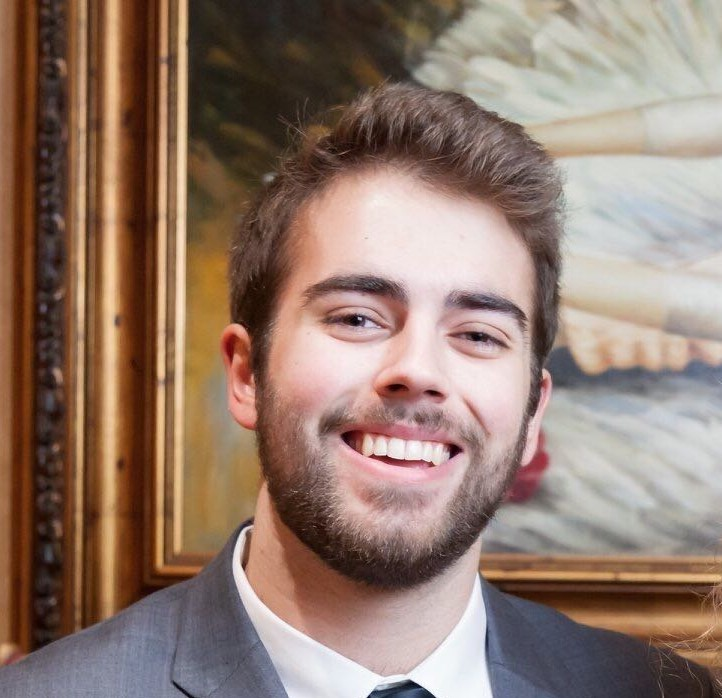
#> input picture Headshot.jpg, 722 x 698 px
$ python 'Retro Colour Scheme - RGB.py'
#> lines starting #> are read from the running program, lines starting #| are printed output that depends on the picture; after the words box and inside, x2 and y2 are one past the last pixel; in counts of white or black regions, pixels touching at a corner belong together
import numpy as np
import cv2 as cv


'''
This file takes an input image and reproduces it using a predefined set of colours.

Pixels are evaluated based on their Hue (colour) and Value (darkness). Pixels are
grouped together when they fall between an upper limit and lower limit for their Value
and a preset upper and lower limit for their Hue. These grouped pixels are used to
create a mask (sub-image) in the new, desired colour. The masks are then combined
to produce a new image made of the defined colours.

For generally good results, set the sliders to the following values:
242, 218, 185, 152, 116, 85, 48
'''

def nothing(x):
    print(x)


#########################################
####  Change to name of your image  #####
#########################################
image_name = 'Headshot.jpg'

cv.namedWindow('image')
img = cv.imread(image_name)
#> img is the input picture: shape (698, 722, 3); mean B, G, R 109.9, 122.5, 146.3
width, height, _ = img.shape
print(width, height)
#| 698 722

# Absolute minimum and maximum threshold values
LOW = 0
HIGH = 255

### Define the desired output colours using BGR representation

# Reds
pink = (223, 223, 255)
pink2 = (185, 185, 255)
coral = (150, 150, 255)
coral2 = (115, 115, 255)
red = (85, 85, 255)
red2 = (40, 40, 234)
maroon = (12, 12, 181)

# Oranges
cream = (205, 249, 255)
cream2 = (167, 245, 255)
tan = (133, 241, 255)
tan2 = (63, 233, 255)
brown = (8, 226, 255)
brown2 = (0, 207, 235)
brown3 = (0, 188, 213)

# Greens
mint = (206, 255, 206)
lime = (150, 255, 150)
lime2 = (100, 240, 100)
green = (45, 225, 45)
green2 = (0, 198, 0)
forest = (57, 161, 0)
forest2 = (59, 120, 0)

# Blues
baby = (255, 246, 210)
baby2 = (253, 227, 176)
light = (253, 198, 134)
blue = (253, 157, 94)
blue2 = (255, 134, 51)
navy = (255, 91, 0)
navy2 = (238, 0, 0)

# Windows and Sliders ========================

cv.namedWindow('Tracking')
cv.createTrackbar('Thresh 1','Tracking',0,255, nothing)
cv.createTrackbar('Thresh 2','Tracking',0,255, nothing)
cv.createTrackbar('Thresh 3','Tracking',0,255, nothing)
cv.createTrackbar('Thresh 4','Tracking',0,255, nothing)
cv.createTrackbar('Thresh 5','Tracking',0,255, nothing)
cv.createTrackbar('Thresh 6','Tracking',0,255, nothing)
cv.createTrackbar('Thresh 7','Tracking',0,255, nothing)

###  Create a rectangle the size of the image. Grouped pixels
###  will be "ANDed" with these rectangles to produce a new
###  image in the shape of the mask with the colour of the
###  rectangle

# REDS ///////////////////////////////////////
# pink
r1 = np.zeros([width,height,3], np.uint8)
r1 = cv.rectangle(r1, (0,0), (height, width), pink, -1)
# pink2
r2 = np.zeros([width,height,3], np.uint8)
r2 = cv.rectangle(r2, (0,0), (height, width), pink2, -1)
# coral
r3 = np.zeros([width,height,3], np.uint8)
r3 = cv.rectangle(r3, (0,0), (height, width), coral, -1)
# coral2
r4 = np.zeros([width,height,3], np.uint8)
r4 = cv.rectangle(r4, (0,0), (height, width), coral2, -1)
# red
r5 = np.zeros([width,height,3], np.uint8)
r5 = cv.rectangle(r5, (0,0), (height, width), red, -1)
# red2
r6 = np.zeros([width,height,3], np.uint8)
r6 = cv.rectangle(r6, (0,0), (height, width), red2, -1)
# maroon
r7 = np.zeros([width,height,3], np.uint8)
r7 = cv.rectangle(r7, (0,0), (height, width), maroon, -1)

# ORANGES ///////////////////////////////////////
# cream
o1 = np.zeros([width,height,3], np.uint8)
o1 = cv.rectangle(o1, (0,0), (height, width), cream, -1)
# pink2
o2 = np.zeros([width,height,3], np.uint8)
o2 = cv.rectangle(o2, (0,0), (height, width), cream2, -1)
# coral
o3 = np.zeros([width,height,3], np.uint8)
o3 = cv.rectangle(o3, (0,0), (height, width), tan, -1)
# coral2
o4 = np.zeros([width,height,3], np.uint8)
o4 = cv.rectangle(o4, (0,0), (height, width), tan2, -1)
# red
o5 = np.zeros([width,height,3], np.uint8)
o5 = cv.rectangle(o5, (0,0), (height, width), brown, -1)
# red2
o6 = np.zeros([width,height,3], np.uint8)
o6 = cv.rectangle(o6, (0,0), (height, width), brown2, -1)
# maroon
o7 = np.zeros([width,height,3], np.uint8)
o7 = cv.rectangle(o7, (0,0), (height, width), brown3, -1)

# GREENS ///////////////////////////////////////
# mint
g1 = np.zeros([width,height,3], np.uint8)
g1 = cv.rectangle(g1, (0,0), (height, width), mint, -1)
# lime
g2 = np.zeros([width,height,3], np.uint8)
g2 = cv.rectangle(g2, (0,0), (height, width), lime, -1)
# lime2
g3 = np.zeros([width,height,3], np.uint8)
g3 = cv.rectangle(g3, (0,0), (height, width), lime2, -1)
# green
g4 = np.zeros([width,height,3], np.uint8)
g4 = cv.rectangle(g4, (0,0), (height, width), green, -1)
# green2
g5 = np.zeros([width,height,3], np.uint8)
g5 = cv.rectangle(g5, (0,0), (height, width), green2, -1)
# forest
g6 = np.zeros([width,height,3], np.uint8)
g6 = cv.rectangle(g6, (0,0), (height, width), forest, -1)
# forest2
g7 = np.zeros([width,height,3], np.uint8)
g7 = cv.rectangle(g7, (0,0), (height, width), forest2, -1)

# BLUES ///////////////////////////////////////
# baby
b1 = np.zeros([width,height,3], np.uint8)
b1 = cv.rectangle(b1, (0,0), (height, width), baby, -1)
# baby2
b2 = np.zeros([width,height,3], np.uint8)
b2 = cv.rectangle(b2, (0,0), (height, width), baby2, -1)
# light
b3 = np.zeros([width,height,3], np.uint8)
b3 = cv.rectangle(b3, (0,0), (height, width), light, -1)
# blue
b4 = np.zeros([width,height,3], np.uint8)
b4 = cv.rectangle(b4, (0,0), (height, width), blue, -1)
# blue2
b5 = np.zeros([width,height,3], np.uint8)
b5 = cv.rectangle(b5, (0,0), (height, width), blue2, -1)
# navy
b6 = np.zeros([width,height,3], np.uint8)
b6 = cv.rectangle(b6, (0,0), (height, width), navy, -1)
# navy2
b7 = np.zeros([width,height,3], np.uint8)
b7 = cv.rectangle(b7, (0,0), (height, width), navy2, -1)

while(1):
    img = cv.imread(image_name)

    # Read threshold values from the user
    LV1 = cv.getTrackbarPos('Thresh 1','Tracking')
    LV2 = cv.getTrackbarPos('Thresh 2','Tracking')
    LV3 = cv.getTrackbarPos('Thresh 3','Tracking')
    LV4 = cv.getTrackbarPos('Thresh 4','Tracking')
    LV5 = cv.getTrackbarPos('Thresh 5','Tracking')
    LV6 = cv.getTrackbarPos('Thresh 6','Tracking')
    LV7 = cv.getTrackbarPos('Thresh 7','Tracking')

    # Create threshold and mask
    hsv = cv.cvtColor(img, cv.COLOR_BGR2HSV)
#> hsv: shape (698, 722, 3); mean H, S, V 38, 85.3, 148.2

    ### Group the pixels based on their Hues and Values

    # HUES - R0:14, O15-30 G31:90,  B91:150, R151:179
    # Red LOW H
    rLow1 = np.array([0, LOW, LV1+1])
    rUp1 = np.array([14, HIGH, HIGH])
    rLow2 = np.array([0, LOW, LV2+1])
    rUp2 = np.array([14, HIGH, LV1])
    rLow3 = np.array([0, LOW, LV3+1])
    rUp3 = np.array([14, HIGH, LV2])
    rLow4 = np.array([0, LOW, LV4+1])
    rUp4 = np.array([14, HIGH, LV3])
    rLow5 = np.array([0, LOW, LV5+1])
    rUp5 = np.array([14, HIGH, LV4])
    rLow6 = np.array([0, LOW, LV6+1])
    rUp6 = np.array([14, HIGH, LV5])
    rLow7 = np.array([0, LOW, LV7+1])
    rUp7 = np.array([14, HIGH, LV6])

    # Red HIGH H
    r2Low1 = np.array([151, LOW, LV1+1])
    r2Up1 = np.array([179, HIGH, HIGH])
    r2Low2 = np.array([151, LOW, LV2+1])
    r2Up2 = np.array([179, HIGH, LV1])
    r2Low3 = np.array([151, LOW, LV3+1])
    r2Up3 = np.array([179, HIGH, LV2])
    r2Low4 = np.array([151, LOW, LV4+1])
    r2Up4 = np.array([179, HIGH, LV3])
    r2Low5 = np.array([151, LOW, LV5+1])
    r2Up5 = np.array([179, HIGH, LV4])
    r2Low6 = np.array([151, LOW, LV6+1])
    r2Up6 = np.array([179, HIGH, LV5])
    r2Low7 = np.array([151, LOW, LV7+1])
    r2Up7 = np.array([179, HIGH, LV6])

    # Orange
    oLow1 = np.array([15, LOW, LV1+1])
    oUp1 = np.array([30, HIGH, HIGH])
    oLow2 = np.array([15, LOW, LV2+1])
    oUp2 = np.array([30, HIGH, LV1])
    oLow3 = np.array([15, LOW, LV3+1])
    oUp3 = np.array([30, HIGH, LV2])
    oLow4 = np.array([15, LOW, LV4+1])
    oUp4 = np.array([30, HIGH, LV3])
    oLow5 = np.array([15, LOW, LV5+1])
    oUp5 = np.array([30, HIGH, LV4])
    oLow6 = np.array([15, LOW, LV6+1])
    oUp6 = np.array([30, HIGH, LV5])
    oLow7 = np.array([15, LOW, LV7+1])
    oUp7 = np.array([30, HIGH, LV6])

    # Green
    gLow1 = np.array([31, LOW, LV1+1])
    gUp1 = np.array([90, HIGH, HIGH])
    gLow2 = np.array([31, LOW, LV2+1])
    gUp2 = np.array([90, HIGH, LV1])
    gLow3 = np.array([31, LOW, LV3+1])
    gUp3 = np.array([90, HIGH, LV2])
    gLow4 = np.array([31, LOW, LV4+1])
    gUp4 = np.array([90, HIGH, LV3])
    gLow5 = np.array([31, LOW, LV5+1])
    gUp5 = np.array([90, HIGH, LV4])
    gLow6 = np.array([31, LOW, LV6+1])
    gUp6 = np.array([90, HIGH, LV5])
    gLow7 = np.array([31, LOW, LV7+1])
    gUp7 = np.array([90, HIGH, LV6])

    # Blue
    bLow1 = np.array([91, LOW, LV1+1])
    bUp1 = np.array([150, HIGH, HIGH])
    bLow2 = np.array([91, LOW, LV2+1])
    bUp2 = np.array([150, HIGH, LV1])
    bLow3 = np.array([91, LOW, LV3+1])
    bUp3 = np.array([150, HIGH, LV2])
    bLow4 = np.array([91, LOW, LV4+1])
    bUp4 = np.array([150, HIGH, LV3])
    bLow5 = np.array([91, LOW, LV5+1])
    bUp5 = np.array([150, HIGH, LV4])
    bLow6 = np.array([91, LOW, LV6+1])
    bUp6 = np.array([150, HIGH, LV5])
    bLow7 = np.array([91, LOW, LV7+1])
    bUp7 = np.array([150, HIGH, LV6])

    # Create the masks for each Value
    # 1 Values
    rmask = cv.inRange(hsv, rLow1, rUp1)
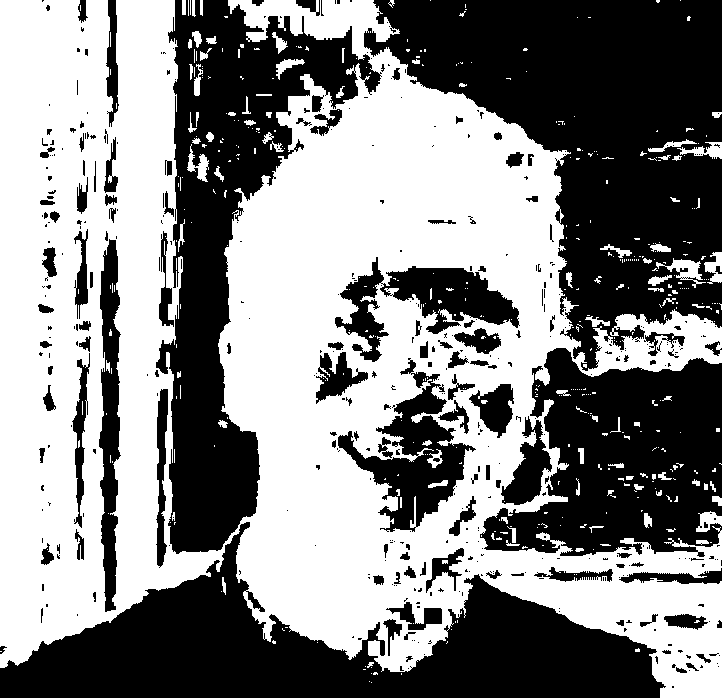
#> rmask: shape (698, 722); 52.8% white; 444 black regions (324 under 20 px), largest, box (x1, y1, x2, y2) and area: (364, 0, 722, 371) 68736, (0, 522, 666, 698) 49829, (156, 0, 382, 554) 44197
    r2mask = cv.inRange(hsv, r2Low1, r2Up1)
#> r2mask: shape (698, 722); 6.8% white; 342 white regions (241 under 20 px), largest, box (x1, y1, x2, y2) and area: (338, 358, 476, 532) 7925, (335, 257, 520, 362) 6912, (501, 416, 552, 505) 2041
    redmask = cv.addWeighted(rmask,1,r2mask,1,0)
#> redmask: shape (698, 722); 59.6% white; 289 black regions (219 under 20 px), largest, box (x1, y1, x2, y2) and area: (364, 0, 722, 371) 68304, (156, 0, 382, 554) 44197, (0, 547, 652, 698) 43865
    red1_mask = cv.bitwise_and(r1,r1,mask = redmask)
    omask = cv.inRange(hsv, oLow1, oUp1)
#> omask: shape (698, 722); 21.3% white; 337 white regions (258 under 20 px), largest, box (x1, y1, x2, y2) and area: (156, 0, 382, 554) 44131, (364, 0, 722, 207) 25549, (496, 400, 722, 557) 9593
    orange1_mask = cv.bitwise_and(o1,o1,mask = omask)
    bmask = cv.inRange(hsv, bLow1, bUp1)
#> bmask: shape (698, 722); 12.3% white; 65 white regions (40 under 20 px), largest, box (x1, y1, x2, y2) and area: (0, 547, 652, 698) 43690, (548, 348, 722, 433) 8638, (582, 184, 722, 264) 6532
    blue1_mask = cv.bitwise_and(b1,b1,mask = bmask)
    gmask = cv.inRange(hsv, gLow1, gUp1)
#> gmask: shape (698, 722); 6.7% white; 140 white regions (88 under 20 px), largest, box (x1, y1, x2, y2) and area: (464, 0, 722, 137) 13155, (559, 158, 722, 253) 7040, (620, 414, 722, 481) 2343
    green1_mask = cv.bitwise_and(g1,g1,mask = gmask)

    # 2 Values
    rmask = cv.inRange(hsv, rLow2, rUp2)
#> rmask: shape (698, 722); every value is 0
    r2mask = cv.inRange(hsv, r2Low2, r2Up2)
    redmask = cv.addWeighted(rmask,1,r2mask,1,0)
    red2_mask = cv.bitwise_and(r2,r2,mask = redmask)
#> red2_mask: shape (698, 722, 3); every value is 0
    omask = cv.inRange(hsv, oLow2, oUp2)
    orange2_mask = cv.bitwise_and(o2,o2,mask = omask)
    bmask = cv.inRange(hsv, bLow2, bUp2)
    blue2_mask = cv.bitwise_and(b2,b2,mask = bmask)
    gmask = cv.inRange(hsv, gLow2, gUp2)
    green2_mask = cv.bitwise_and(g2,g2,mask = gmask)

    # 3 Values
    rmask = cv.inRange(hsv, rLow3, rUp3)
    r2mask = cv.inRange(hsv, r2Low3, r2Up3)
    redmask = cv.addWeighted(rmask,1,r2mask,1,0)
    red3_mask = cv.bitwise_and(r3,r3,mask = redmask)
    omask = cv.inRange(hsv, oLow3, oUp3)
    orange3_mask = cv.bitwise_and(o3,o3,mask = omask)
    bmask = cv.inRange(hsv, bLow3, bUp3)
    blue3_mask = cv.bitwise_and(b3,b3,mask = bmask)
    gmask = cv.inRange(hsv, gLow3, gUp3)
    green3_mask = cv.bitwise_and(g3,g3,mask = gmask)

    # 4 Values
    rmask = cv.inRange(hsv, rLow4, rUp4)
    r2mask = cv.inRange(hsv, r2Low4, r2Up4)
    redmask = cv.addWeighted(rmask,1,r2mask,1,0)
    red4_mask = cv.bitwise_and(r4,r4,mask = redmask)
    omask = cv.inRange(hsv, oLow4, oUp4)
    orange4_mask = cv.bitwise_and(o4,o4,mask = omask)
    bmask = cv.inRange(hsv, bLow4, bUp4)
    blue4_mask = cv.bitwise_and(b4,b4,mask = bmask)
    gmask = cv.inRange(hsv, gLow4, gUp4)
    green4_mask = cv.bitwise_and(g4,g4,mask = gmask)

    # 5 Values
    rmask = cv.inRange(hsv, rLow5, rUp5)
    r2mask = cv.inRange(hsv, r2Low5, r2Up5)
    redmask = cv.addWeighted(rmask,1,r2mask,1,0)
    red5_mask = cv.bitwise_and(r5,r5,mask = redmask)
    omask = cv.inRange(hsv, oLow5, oUp5)
    orange5_mask = cv.bitwise_and(o5,o5,mask = omask)
    bmask = cv.inRange(hsv, bLow5, bUp5)
    blue5_mask = cv.bitwise_and(b5,b5,mask = bmask)
    gmask = cv.inRange(hsv, gLow5, gUp5)
    green5_mask = cv.bitwise_and(g5,g5,mask = gmask)

    # 6 Values
    rmask = cv.inRange(hsv, rLow6, rUp6)
    r2mask = cv.inRange(hsv, r2Low6, r2Up6)
    redmask = cv.addWeighted(rmask,1,r2mask,1,0)
    red6_mask = cv.bitwise_and(r6,r6,mask = redmask)
    omask = cv.inRange(hsv, oLow6, oUp6)
    orange6_mask = cv.bitwise_and(o6,o6,mask = omask)
    bmask = cv.inRange(hsv, bLow6, bUp6)
    blue6_mask = cv.bitwise_and(b6,b6,mask = bmask)
    gmask = cv.inRange(hsv, gLow6, gUp6)
    green6_mask = cv.bitwise_and(g6,g6,mask = gmask)

    # 7 Values
    rmask = cv.inRange(hsv, rLow7, rUp7)
    r2mask = cv.inRange(hsv, r2Low7, r2Up7)
    redmask = cv.addWeighted(rmask,1,r2mask,1,0)
    red7_mask = cv.bitwise_and(r7,r7,mask = redmask)
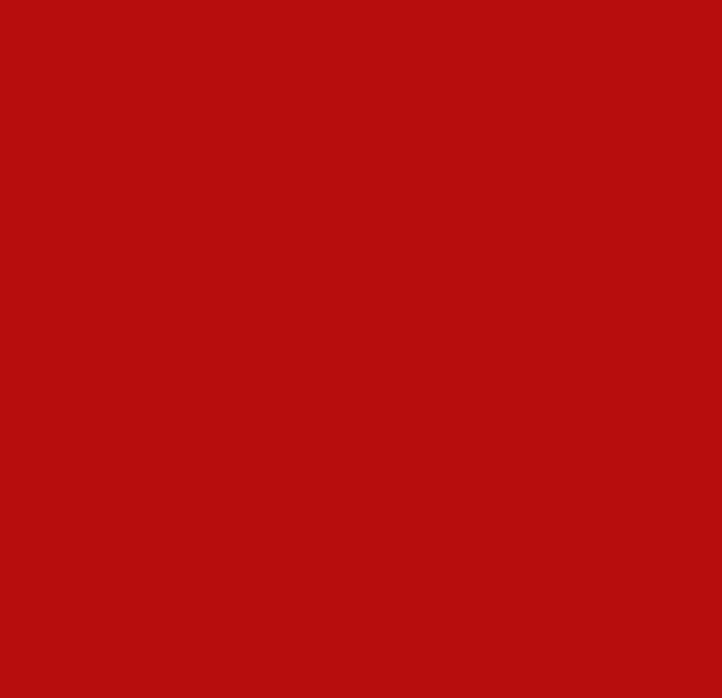
#> r7: shape (698, 722, 3); mean of channels 0, 1, 2 12, 12, 181; drawn as B, G, R
    omask = cv.inRange(hsv, oLow7, oUp7)
    orange7_mask = cv.bitwise_and(o7,o7,mask = omask)
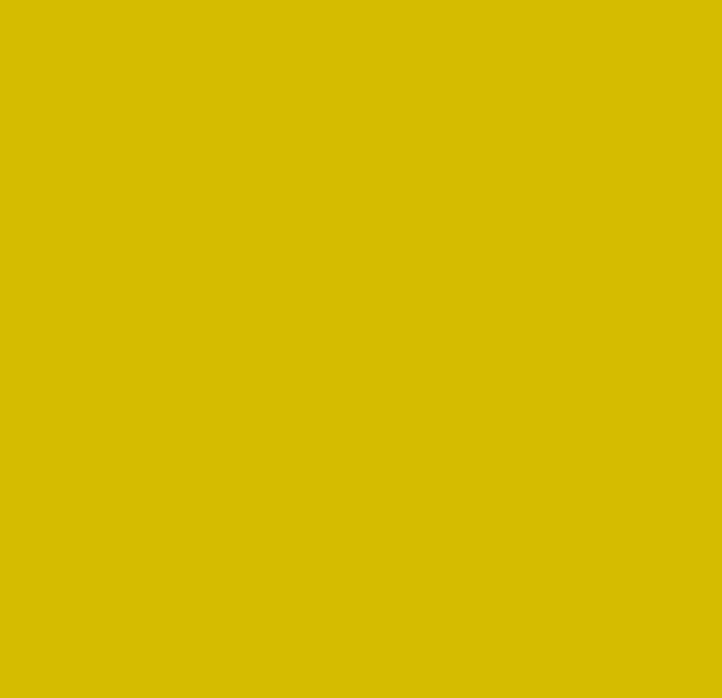
#> o7: shape (698, 722, 3); mean of channels 0, 1, 2 0, 188, 213; drawn as B, G, R
    bmask = cv.inRange(hsv, bLow7, bUp7)
    blue7_mask = cv.bitwise_and(b7,b7,mask = bmask)
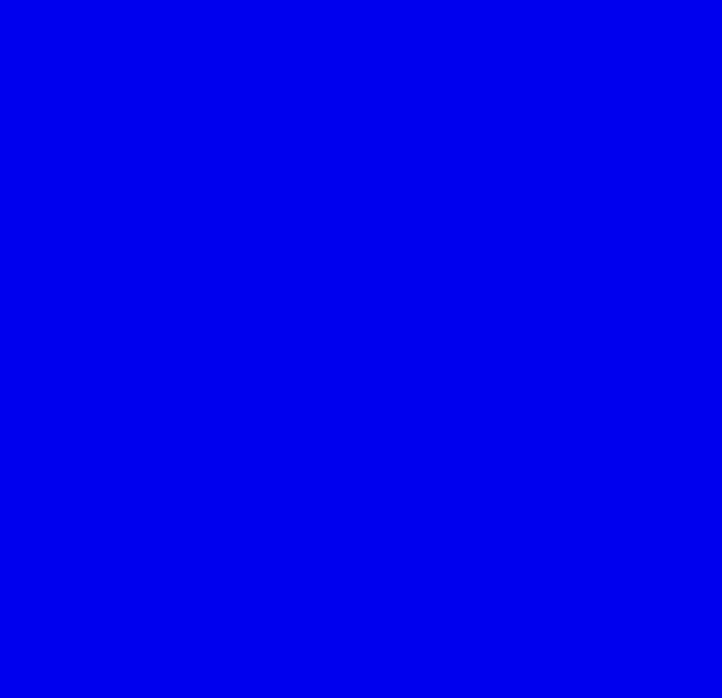
#> b7: shape (698, 722, 3); mean of channels 0, 1, 2 238, 0, 0; drawn as B, G, R
    gmask = cv.inRange(hsv, gLow7, gUp7)
    green7_mask = cv.bitwise_and(g7,g7,mask = gmask)
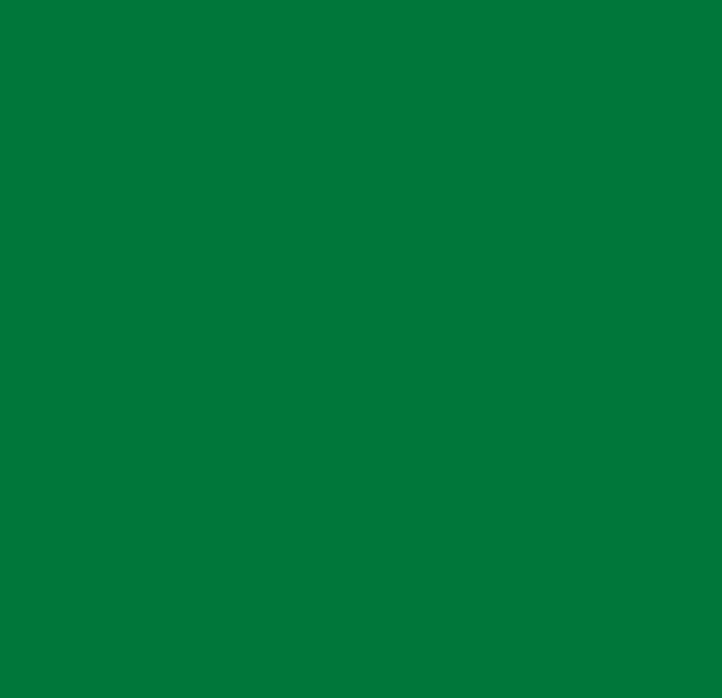
#> g7: shape (698, 722, 3); mean of channels 0, 1, 2 59, 120, 0; drawn as B, G, R

    ########### Combine Masks ###########
    A1 = cv.addWeighted(red1_mask,1,red2_mask,1,0)
    A2 = cv.addWeighted(red3_mask,1,red4_mask,1,0)
    A3 = cv.addWeighted(red5_mask,1,red6_mask,1,0)
    A4 = cv.addWeighted(red7_mask,1,blue1_mask,1,0)
    A5 = cv.addWeighted(blue2_mask,1,blue3_mask,1,0)
    A6 = cv.addWeighted(blue4_mask,1,blue5_mask,1,0)
    A7 = cv.addWeighted(blue6_mask,1,blue7_mask,1,0)
    A8 = cv.addWeighted(green1_mask,1,green2_mask,1,0)
    A9 = cv.addWeighted(green3_mask,1,green4_mask,1,0)
    A0 = cv.addWeighted(green5_mask,1,green6_mask,1,0)
    B1 = cv.addWeighted(green7_mask,1,A1,1,0)
    B2 = cv.addWeighted(A2,1,A3,1,0)
    B3 = cv.addWeighted(A4,1,A5,1,0)
    B4 = cv.addWeighted(A6,1,A7,1,0)
    B5 = cv.addWeighted(A8,1,A9,1,0)
    C1 = cv.addWeighted(A0,1,B1,1,0)
    C2 = cv.addWeighted(B2,1,B3,1,0)
    C3 = cv.addWeighted(B4,1,B5,1,0)
    D1 = cv.addWeighted(C1,1,C2,1,0)
    E1 = cv.addWeighted(orange1_mask,1,orange2_mask,1,0)
    E2 = cv.addWeighted(orange3_mask,1,orange4_mask,1,0)
    E3 = cv.addWeighted(orange5_mask,1,orange6_mask,1,0)
    E4 = cv.addWeighted(orange7_mask,1,E1,1,0)
    E5 = cv.addWeighted(E2,1,E3,1,0)
    E6 = cv.addWeighted(E4,1,E5,1,0)
    E7 = cv.addWeighted(E6,1,C3,1,0)
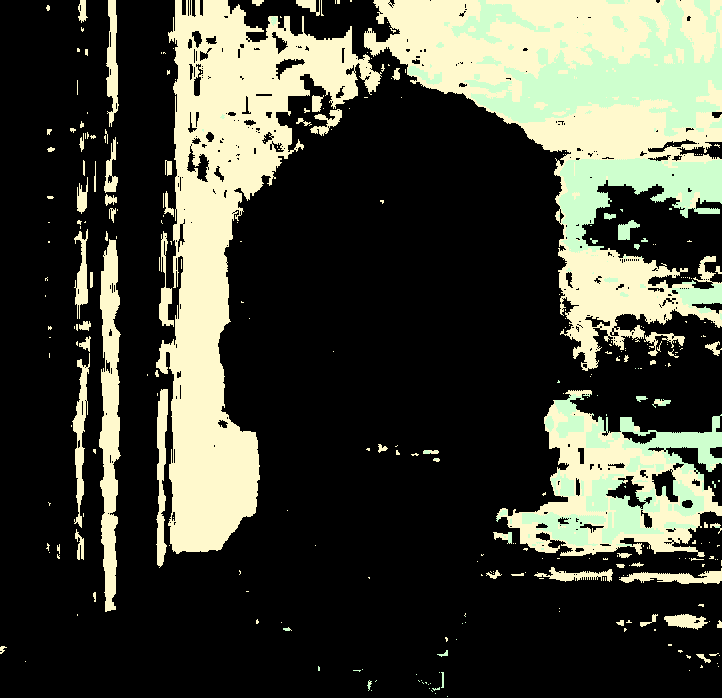
#> E7: shape (698, 722, 3); mean of channels 0, 1, 2 57.6, 70.3, 68.3; drawn as B, G, R
    final_mask = cv.addWeighted(E7,1,D1,1,0)
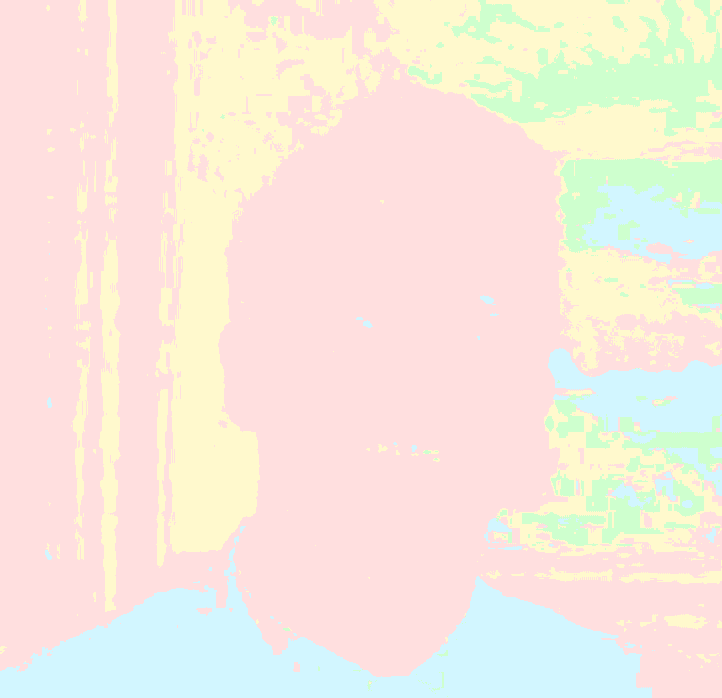
#> final_mask: shape (698, 722, 3); mean of channels 0, 1, 2 221.9, 233.5, 246.2; drawn as B, G, R

    ### Reveal the final image, made of ALL masks
    cv.imshow('FINAL', final_mask)

    k = cv.waitKey(1)  & 0xFF
#> (key Esc is pressed here)
    if k == 27:
        break

    img = cv.imshow('image',img)

cv.destroyAllWindows()
